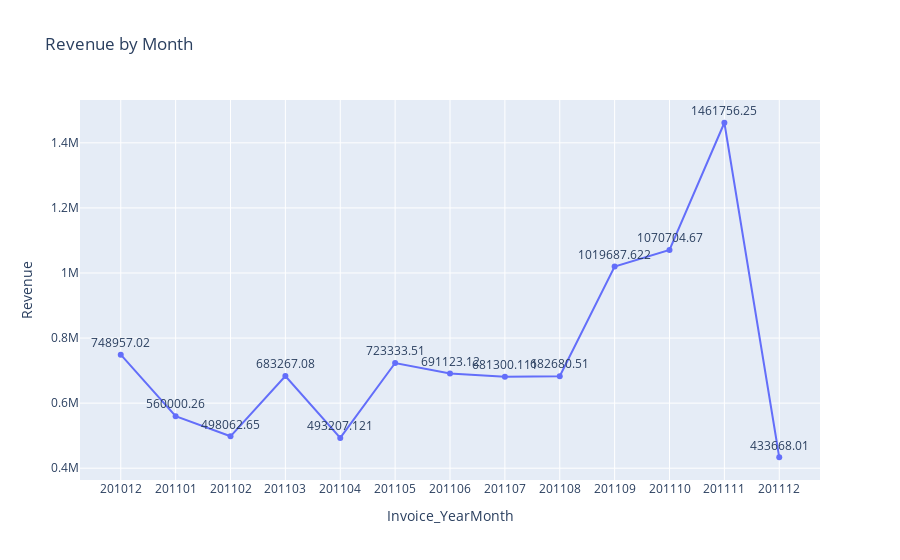

Source (notebook cell):
### Code cell
df_Revenue_month['Invoice_YearMonth'] = df_Revenue_month['Invoice_YearMonth'].astype(str)
fig = px.line(df_Revenue_month, x="Invoice_YearMonth", y="Revenue", title="Revenue by Month",text = 'Revenue')
fig.update_traces(textposition="top center")
fig.show()

### Figure 1 — Plotly figure (JSON) as saved in the notebook; plotly's stock layout.template omitted (floating-point values rounded to 4 significant figures)
{"data": [{"hovertemplate": "Invoice_YearMonth=%{x}<br>Revenue=%{text}<extra></extra>", "legendgroup": "", "line": {"color": "#636efa", "dash": "solid"}, "marker": {"symbol": "circle"}, "mode": "text+lines+markers", "name": "", "orientation": "v", "showlegend": false, "text": [749000.0, 560000.0, 498100.0, 683300.0, 493200.0, 723300.0, 691100.0, 681300.0, 682700.0, 1020000.0, 1071000.0, 1462000.0, 433700.0], "textposition": "top center", "type": "scatter", "x": ["201012", "201101", "201102", "201103", "201104", "201105", "201106", "201107", "201108", "201109", "201110", "201111", "201112"], "xaxis": "x", "y": [749000.0, 560000.0, 498100.0, 683300.0, 493200.0, 723300.0, 691100.0, 681300.0, 682700.0, 1020000.0, 1071000.0, 1462000.0, 433700.0], "yaxis": "y"}], "layout": {"legend": {"tracegroupgap": 0}, "title": {"text": "Revenue by Month"}, "xaxis": {"anchor": "y", "domain": [0, 1], "title": {"text": "Invoice_YearMonth"}}, "yaxis": {"anchor": "x", "domain": [0, 1], "title": {"text": "Revenue"}}}}
